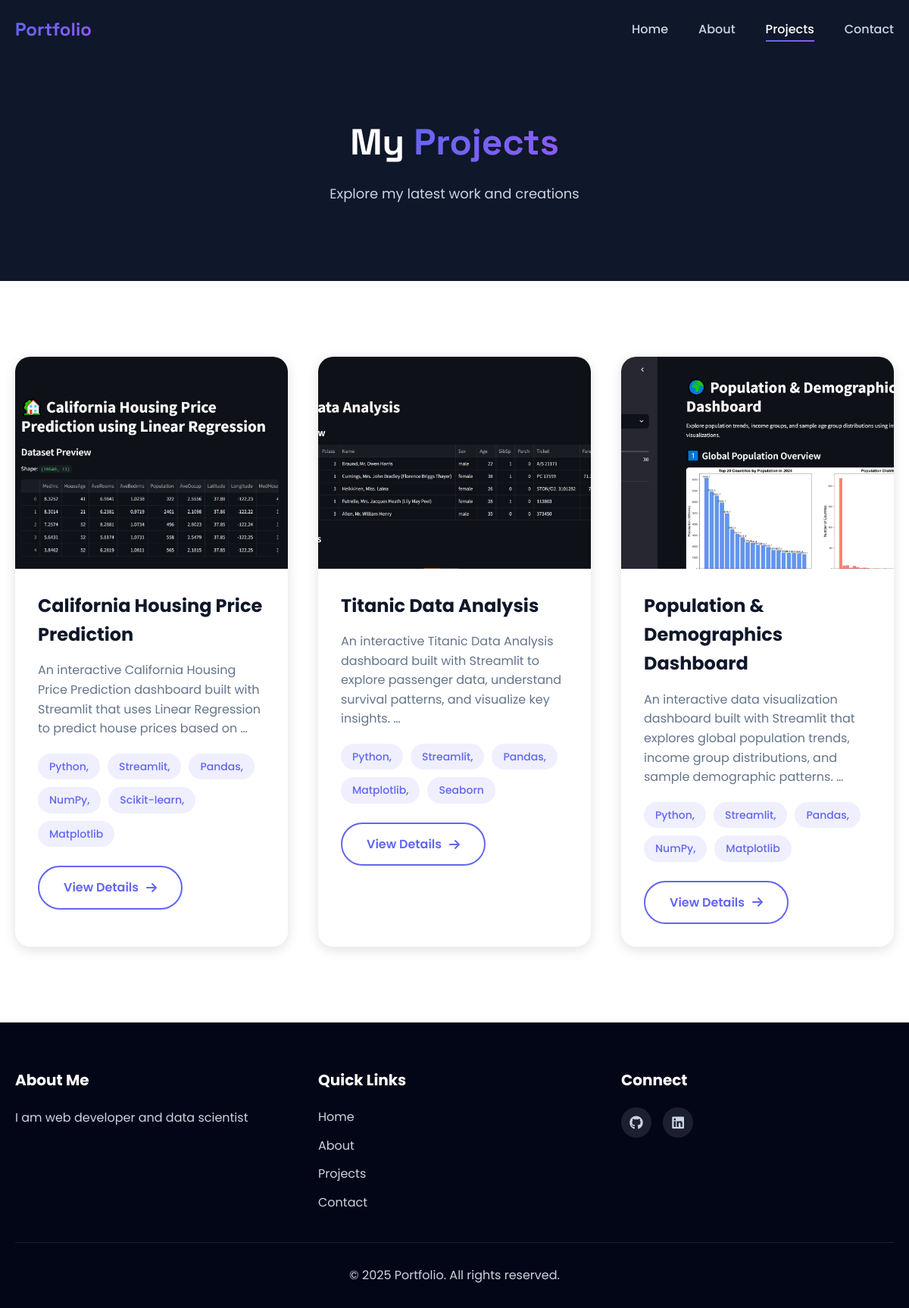
/projects/, run on the app's committed database.
### portfolio/models.py (models this page shows, shortened)
class Project(models.Model):
    title = models.CharField(max_length=200)
    slug = models.SlugField(unique=True, blank=True)
    description = models.TextField()
    image = models.ImageField(upload_to='projects/')
    technologies = models.CharField(max_length=300)
    github_link = models.URLField(blank=True)
    live_link = models.URLField(blank=True)
    featured = models.BooleanField(default=False)
    created_at = models.DateTimeField(auto_now_add=True)
    class Meta:
        ordering = ['-created_at']

class Profile(models.Model):
    name = models.CharField(max_length=200)
    tagline = models.CharField(max_length=200)
    bio = models.TextField()
    profile_image = models.ImageField(upload_to='profile/')
    resume = models.FileField(upload_to='profile/', blank=True)
    email = models.EmailField()
    phone = models.CharField(max_length=20, blank=True)
    location = models.CharField(max_length=200, blank=True)
    github = models.URLField(blank=True)
    linkedin = models.URLField(blank=True)
    twitter = models.URLField(blank=True)

### portfolio/views.py (the view)
# urls.py: path('projects/', views.projects, name='projects'),
def projects(request):
    all_projects = Project.objects.all()
    profile = Profile.objects.first()
    context = {
        'projects': all_projects,
        'profile': profile,
    }
    return render(request, 'portfolio/projects.html', context)

### portfolio/templates/portfolio/projects.html (shortened to what this page needs)
{% extends 'portfolio/base.html' %}
{% load static %}
{% block content %}
<section class="page-hero">
    <div class="container">
        <div class="page-hero-content" data-aos="fade-up">
            <h1 class="page-title">My <span class="gradient-text">Projects</span></h1>
            <p class="page-subtitle">Explore my latest work and creations</p>
        </div>
    </div>
</section>
<section class="projects-page section-padding">
    <div class="container">
        {% if projects %}
            <div class="projects-grid-full">
                {% for project in projects %}
                    <div class="project-card-full" data-aos="fade-up" data-aos-delay="{{ forloop.counter0|add:100 }}">
                        <div class="project-image-wrapper">
                            {% if project.image %}
                                <img src="{{ project.image.url }}" alt="{{ project.title }}">
                            {% else %}
                                <div class="project-placeholder-full">
                                    <i class="fas fa-laptop-code"></i>
                                </div>
                            {% endif %}
                        </div>
                        <div class="project-content-full">
                            <h3>{{ project.title }}</h3>
                            <p>{{ project.description|truncatewords:20 }}</p>
                            <div class="project-tech-stack">
                                {% for tech in project.technologies.split %}
                                    <span class="tech-tag">{{ tech }}</span>
                                {% endfor %}
                            </div>
                            <a href="{% url 'project_detail' project.slug %}" class="btn btn-outline">
                                <span>View Details</span>
                                <i class="fas fa-arrow-right"></i>
                            </a>
                        </div>
                    </div>
                {% endfor %}
            </div>
        {% endif %}
    </div>
</section>
{% endblock %}

### portfolio/templates/portfolio/base.html (shortened to what this page needs)
{% load static %}
<!DOCTYPE html>
<html lang="en">
<head>
    <link rel="stylesheet" href="https://cdnjs.cloudflare.com/ajax/libs/font-awesome/6.4.0/css/all.min.css">
    <link href="https://unpkg.com/aos@2.3.1/dist/aos.css" rel="stylesheet">
    <link rel="stylesheet" href="{% static 'portfolio/css/style.css' %}">
</head>
<body>
    <nav class="navbar" id="navbar">
        <div class="container">
            <div class="nav-wrapper">
                <a href="{% url 'home' %}" class="logo">
                    <span class="logo-text">Portfolio</span>
                </a>
                <div class="nav-menu" id="navMenu">
                    <ul class="nav-list">
                        <li><a href="{% url 'home' %}" class="nav-link {% if request.resolver_match.url_name == 'home' %}active{% endif %}">Home</a></li>
                        <li><a href="{% url 'about' %}" class="nav-link {% if request.resolver_match.url_name == 'about' %}active{% endif %}">About</a></li>
                        <li><a href="{% url 'projects' %}" class="nav-link {% if request.resolver_match.url_name == 'projects' %}active{% endif %}">Projects</a></li>
                        <li><a href="{% url 'contact' %}" class="nav-link {% if request.resolver_match.url_name == 'contact' %}active{% endif %}">Contact</a></li>
                    </ul>
                </div>
            </div>
        </div>
    </nav>
    <main>
        {% block content %}{% endblock %}
    </main>
    <footer class="footer">
        <div class="container">
            <div class="footer-content">
                <div class="footer-section">
                    <h3>About Me</h3>
                    {% if profile %}
                        <p>{{ profile.tagline }}</p>
                    {% endif %}
                </div>
                <div class="footer-section">
                    <h3>Quick Links</h3>
                    <ul class="footer-links">
                        <li><a href="{% url 'home' %}">Home</a></li>
                        <li><a href="{% url 'about' %}">About</a></li>
                        <li><a href="{% url 'projects' %}">Projects</a></li>
                        <li><a href="{% url 'contact' %}">Contact</a></li>
                    </ul>
                </div>
                <div class="footer-section">
                    <h3>Connect</h3>
                    {% if profile %}
                        <div class="social-links">
                            {% if profile.github %}<a href="{{ profile.github }}" target="_blank"><i class="fab fa-github"></i></a>{% endif %}
                            {% if profile.linkedin %}<a href="{{ profile.linkedin }}" target="_blank"><i class="fab fa-linkedin"></i></a>{% endif %}
                        </div>
                    {% endif %}
                </div>
            </div>
            <div class="footer-bottom">
                <p>&copy; 2024 Portfolio. All rights reserved.</p>
            </div>
        </div>
    </footer>
</body>
</html>

### data on the page
Project: image (picture), title "California Housing Price Prediction", description "An interactive California Housing Price Prediction dashboard built with Streamlit that uses Linear Regression to predict house prices based on …", split "Python," "Streamlit," "Pandas," "NumPy," "Scikit-learn," "Matplotlib"
Project: image (picture), title "Titanic Data Analysis", description "An interactive Titanic Data Analysis dashboard built with Streamlit to explore passenger data, understand survival patterns, and visualize key insights. …", split "Python," "Streamlit," "Pandas," "Matplotlib," "Seaborn"
Project: image (picture), title "Population & Demographics Dashboard", description "An interactive data visualization dashboard built with Streamlit that explores global population trends, income group distributions, and sample demographic patterns. …", split "Python," "Streamlit," "Pandas," "NumPy," "Matplotlib"
Profile: tagline "I am web developer and data scientist"
